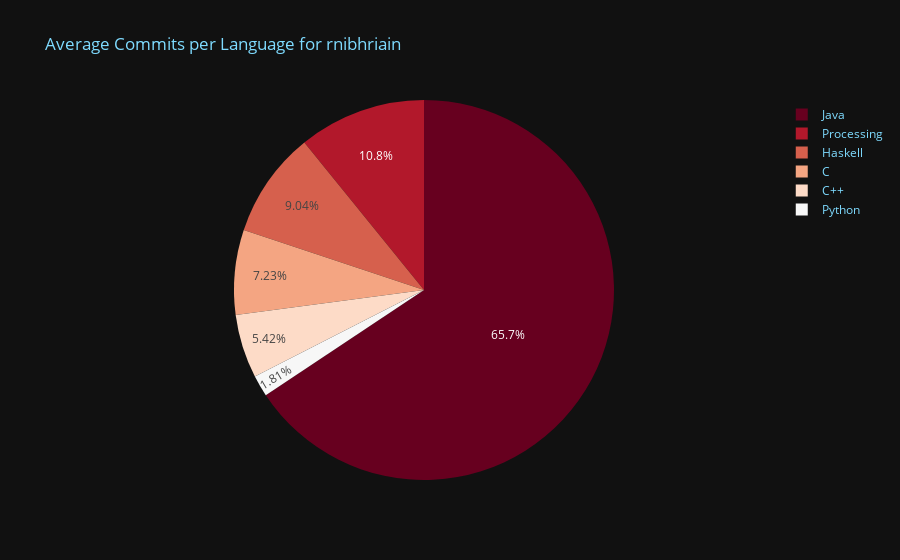

Here is the notebook cell this chart was saved with:
### Markdown cell above
## Creating the Figures With the Data

### Code cell
fig = px.pie(df1, values='Commits', names='Lang', title=f'Average Commits per Language for {user}',color_discrete_sequence=px.colors.sequential.RdBu)

fig.update_layout(
    plot_bgcolor=colors['background'],
    paper_bgcolor=colors['background'],
    font_color=colors['text']
)

fig.show()

### Figure 1 — Plotly figure (JSON) as saved in the notebook; plotly's stock layout.template omitted (floating-point values rounded to 4 significant figures)
{"data": [{"domain": {"x": [0, 1], "y": [0, 1]}, "hovertemplate": "Lang=%{label}<br>Commits=%{value}<extra></extra>", "labels": ["Processing", "Python", "C++", "Haskell", "C", "Java"], "legendgroup": "", "name": "", "showlegend": true, "type": "pie", "values": [6, 1, 3, 5, 4, 36.33]}], "layout": {"font": {"color": "#7FDBFF"}, "legend": {"tracegroupgap": 0}, "paper_bgcolor": "#111111", "piecolorway": ["rgb(103,0,31)", "rgb(178,24,43)", "rgb(214,96,77)", "rgb(244,165,130)", "rgb(253,219,199)", "rgb(247,247,247)", "rgb(209,229,240)", "rgb(146,197,222)", "rgb(67,147,195)", "rgb(33,102,172)", "rgb(5,48,97)"], "plot_bgcolor": "#111111", "title": {"text": "Average Commits per Language for rnibhriain"}}}
